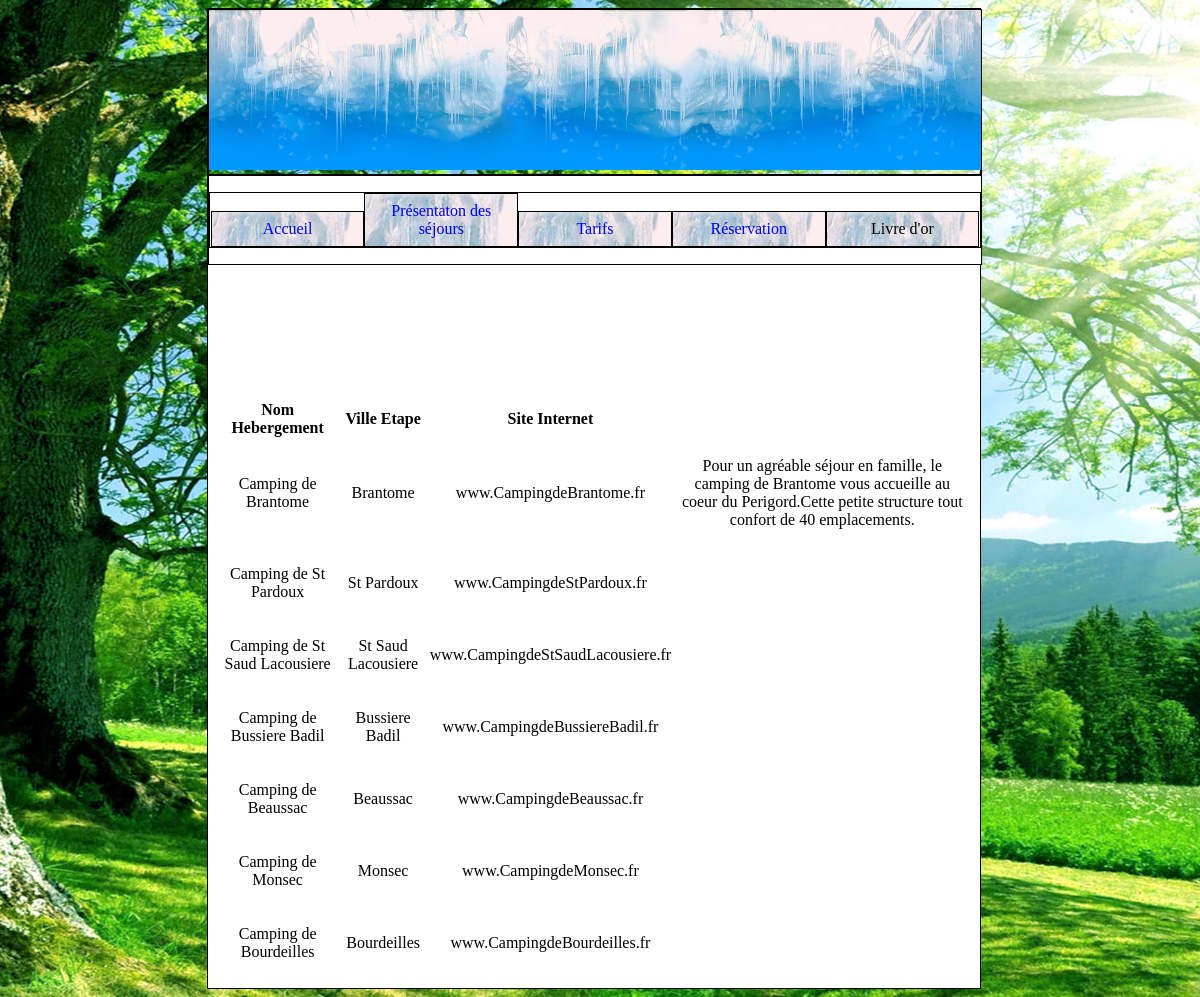
/index.php?section=sejours, run on the app's committed database.
### tables this page shows
CREATE TABLE IF NOT EXISTS `etape` (
  `NumEtape` int(11) NOT NULL AUTO_INCREMENT,
  `VilleEtape` varchar(25) DEFAULT NULL,
  `NomHeb` varchar(50) DEFAULT NULL,
  `SiteInternet` varchar(100) DEFAULT NULL,
  `DescriptionEtape` varchar(255) DEFAULT NULL,
  `EtapeSuivante` int(11) DEFAULT NULL,
  PRIMARY KEY (`NumEtape`),
  KEY `FK_Etape_NumEtape_1` (`EtapeSuivante`)
);

### controleur/presentationSejour.php (called while the page is built)
<?php
	include_once('modele/mod_presentationSejour.php');
	$lesSejours = get_Sejour();
	include_once('vue/vue_presentationSejour.php');

### modele/mod_presentationSejour.php (called while the page is built)
<?php
	function get_Sejour()
	{
		global $bdd;
		$req = $bdd -> prepare("SELECT * FROM etape ");
		$req -> execute();
		$sejour =$req->fetchAll();
		return $sejour;
	}

### vue/vue_presentationSejour.php (the view, shortened to what this page needs)
<?php
	include "header.php";
?>
<section>
	<table style="width:100%" >
	<tr><td> <b> Nom Hebergement <b> </td><td> <b> Ville Etape <b> </td><td> <b> Site Internet </b> </td></tr>
	<?php
		foreach ($lesSejours as $UnSejour)
	{
	$wVilleEtape=$UnSejour['VilleEtape'];
	$wNomHebergement=$UnSejour['NomHeb'];
	$wSiteInternet=$UnSejour['SiteInternet'];
	$wDescriptionEtape=$UnSejour['DescriptionEtape'];
	echo"<tr><td><p>$wNomHebergement</td><br><td>$wVilleEtape</td>"."<td><p> $wSiteInternet </p></td><td><p>$wDescriptionEtape</p></td></tr>";
	}
	?>
	</table>
</section>

### index.php (shortened to what this page needs)
<?php
	if (!isset($_GET['section']) OR $_GET['section'] == 'index')
	{
    	include_once('controleur/accueil.php');
	}
	else{
		switch($_GET['section']){
			case 'sejours':
				include_once('controleur/presentationSejour.php');
				break;
		}
	}
?>

### vue/header.php (shortened to what this page needs)
<!DOCTYPE html>
<html>
    <head>
            <link rel="stylesheet" href="vue/style.css" />
            <link rel="stylesheet" media="screen" type="text/css" title="Design" href="js/module_calendrier.css" />
    </head>
    <body>
        <header>
            <img src="vue/img/banniere_test.png" alt="banniere" />
        </header>
        <nav>
            <ul>
                <a href='index.php?section=index'><li>Accueil</li></a><a href='index.php?section=sejours'><li>Présentaton des séjours</li></a><a href='index.php?section=tarifs'><li>Tarifs</li></a><a href='index.php?section=reservation'><li>Réservation</li></a><li>Livre d'or</li></ul>
        </nav>
    </body>

### vue/style.css (style rules this page uses)
html, body { width: 99% ; background: url('img/background_test2.png') no-repeat center center fixed ; background-size: cover ; }
body { width: 65% ; border: 1px black solid ; margin-left: auto ; margin-right: auto ; }
header { width: 100% ; border: 1px black solid ; }
header img { width: 100% ; }
nav { text-align: center ; width: 100% ; border: 1px black solid ; display: inline-block ; background-color : white ; }
nav li { width: 17.7%; display: inline-block ; padding: 1% ; border: 1px black solid ; background-image: url('img/banniere_test.png') ; }
nav ul { border: 1px black solid ; padding: 0 ; }
nav a { font-size: 1em ; }
section { width: 98% ; background-color: white ; text-align: center ; padding: 1% ; }

### data on the page
etape: NomHeb "Camping de Brantome", VilleEtape "Brantome", SiteInternet "www.CampingdeBrantome.fr", DescriptionEtape "Pour un agréable séjour en famille, le camping de Brantome vous accueille au coeur du Perigord.Cette petite structure tout confort de 40 emplacements."
etape: NomHeb "Camping de St Pardoux", VilleEtape "St Pardoux", SiteInternet "www.CampingdeStPardoux.fr"
etape: NomHeb "Camping de St Saud Lacousiere", VilleEtape "St Saud Lacousiere", SiteInternet "www.CampingdeStSaudLacousiere.fr"
etape: NomHeb "Camping de Bussiere Badil", VilleEtape "Bussiere Badil", SiteInternet "www.CampingdeBussiereBadil.fr"
etape: NomHeb "Camping de Beaussac", VilleEtape "Beaussac", SiteInternet "www.CampingdeBeaussac.fr"
etape: NomHeb "Camping de Monsec", VilleEtape "Monsec", SiteInternet "www.CampingdeMonsec.fr"
etape: NomHeb "Camping de Bourdeilles", VilleEtape "Bourdeilles", SiteInternet "www.CampingdeBourdeilles.fr"
